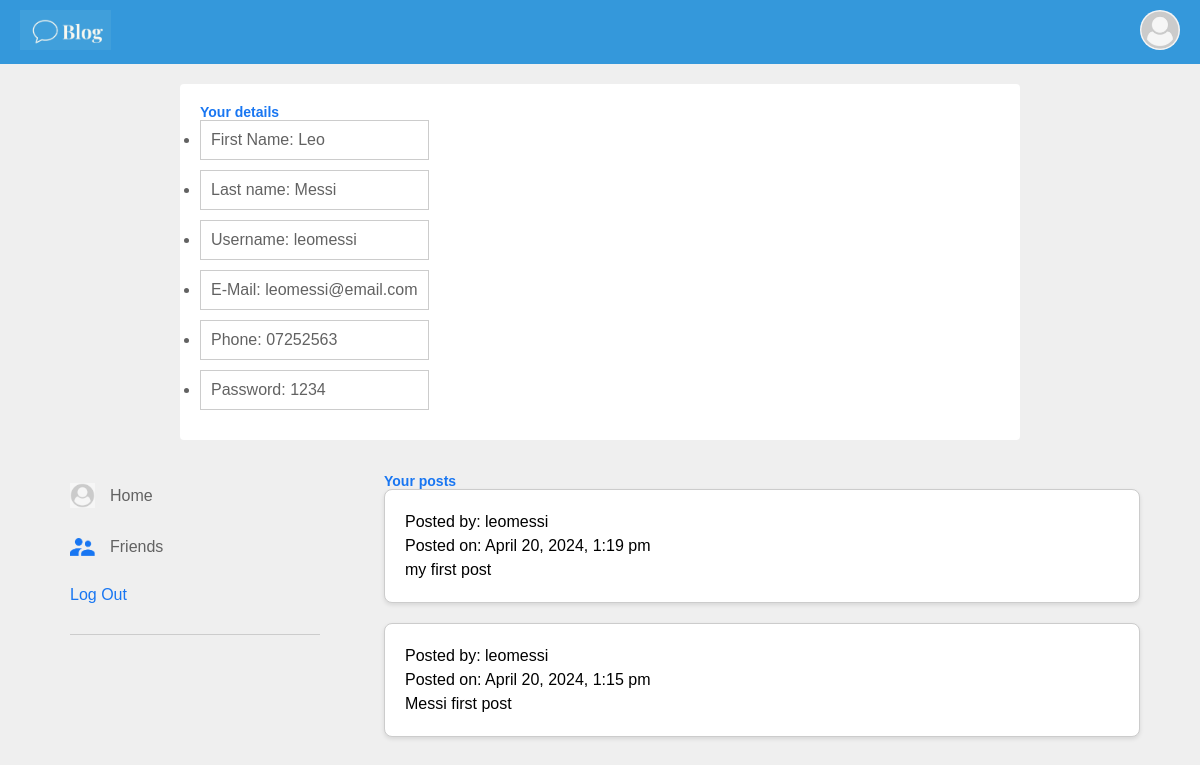
The app's page /account.php (signed in) with its own data.
### tables this page shows
CREATE TABLE "Post" (
	"member_ID"	INTEGER,
	"post_ID"	INTEGER,
	"admin_ID"	INTEGER,
	"image_text"	TEXT,
	"post_text"	TEXT,
	"post_date"	TEXT,
	PRIMARY KEY("post_ID"),
	FOREIGN KEY("admin_ID") REFERENCES "Admin"("admin_ID"),
	FOREIGN KEY("member_ID") REFERENCES "User"("ID")
);

CREATE TABLE "User" (
	"ID"	INTEGER NOT NULL,
	"member_username"	TEXT NOT NULL,
	"member_firstname"	TEXT NOT NULL,
	"member_lastname"	TEXT NOT NULL,
	"member_password"	TEXT NOT NULL,
	"member_email"	TEXT,
	"member_phone"	TEXT,
	PRIMARY KEY("ID" AUTOINCREMENT)
);

### phpfunctions/getusersposts.php (called while the page is built, shortened)
<?php
function getUserPosts($userID, $dbPath)
{
    $userPosts = [];
    $db = new SQLite3($dbPath);
    $query = "
        SELECT p.post_text, p.post_date, u.member_username
        FROM Post p
        JOIN User u ON p.member_ID = u.ID
        WHERE p.member_ID = :userID
        ORDER BY p.post_date DESC
    ";
    $stmt = $db->prepare($query);
    $stmt->bindValue(':userID', $userID, SQLITE3_INTEGER);
    $result = $stmt->execute();
    if ($result) {
        while ($row = $result->fetchArray(SQLITE3_ASSOC)) {
            $userPosts[] = [
                'post_text' => $row['post_text'],
                'post_date' => $row['post_date'],
                'username' => $row['member_username']
            ];
        }
    }
    return $userPosts;
}
?>

### account.php (the view, shortened to what this page needs)
<?php
include "phpfunctions/getusersposts.php";
$userID = $_SESSION['user_id'];
$dbPath = "StudentModule.db";
$userPosts = getUserPosts($userID, $dbPath);
?>
<!DOCTYPE html>
<html>
<head>
    <link rel="stylesheet" href="css/style.css">
</head>
<body>
   <?php include 'navbar.php'; ?>
    <div class="profile-container">
        <div class="profile-details">
            <div class="pd-left">
                <div class="pd-row">
                    <div>
                        <h2>Your details</h2>
                        <ul>
                <li>First Name: <?php echo $_SESSION['first_name']; ?></li>
                 <li>Last name: <?php echo $_SESSION['last_name']; ?></li>
                 <li>Username: <?php echo $_SESSION['username']; ?></li>
                 <li>E-Mail: <?php echo $_SESSION['email']; ?></li>
                  <li>Phone: <?php echo $_SESSION['phone']; ?></li>
                   <li>Password: <?php echo $_SESSION['password']; ?></li>
</ul>
                    </div>
                </div>
            </div>
        </div>
    </div>
<div class="container">
        <div class="left-sidebar">
            <div class="imp-links">
                 <a href="try2.php"><img src="images/User-image.png"> Home</a>
                 <a href="friends.php"><img src="images/friends.png"> Friends</a>
                 <a href="phpfunctions/logout.php"> Log Out</a>
            </div>
        </div>
        <div class="main-content">
            <h2>Your posts</h2>
<?php
if (!empty($userPosts)) {
    echo '<div class="post-container">';
    foreach ($userPosts as $post) {
        echo "<div class='post'>";
        echo "<p>Posted by: " . $post['username'] . "</p>";
        echo "<p>Posted on: " . date("F j, Y, g:i a", strtotime($post['post_date'])) . "</p>";
        echo "<p>" . nl2br(htmlspecialchars($post['post_text'])) . "</p>";
        echo "</div>";
    }
} else {
    echo "<p>No posts found.</p>";
}
?>
</div>
</body>
</html>

### css/style.css (style rules this page uses)
* { margin: 0; padding: 0; box-sizing: border-box; font-family: 'poppins', sans-serif; }
:root { --body-color: #efefef; --nav-color: #1876f2; --bg-color: #fff; --primary-color: #edf2fc; --secondary-color: #212121; }
body { background: var(--body-color); transition: background 0.3s; }
.container { padding: 13px 5%; display: flex; justify-content: space-between; }
.left-sidebar { flex-basis: 25%; position: sticky; top: 70px; align-self: flex-start; padding: 10px; }
.main-content { flex-basis: 70%; }
.imp-links a, .shortcut-links a { text-decoration: none; display: flex; align-items: center; margin-bottom: 30px; color: #626262; width: fit-content; }
.imp-links a img { width: 25px; margin-right: 15px; }
.imp-links a:last-child { color: #1876f2; }
.imp-links { border-bottom: 1px solid #ccc; }
.profile-container { padding: 20px 15%; color: #626262; }
.profile-details { background: var(--bg-color); padding: 20px; border-radius: 4px; display: flex; align-items: flex-start; justify-content: space-between; }
.pd-row { display: flex; align-items: flex-start; }
h2 { color: #1876f2; font-size: 14px; }
.post-container { display: flex; flex-direction: column; gap: 20px; }
.post { background-color: #fff; border: 1px solid #ccc; padding: 20px; border-radius: 8px; box-shadow: 0 2px 4px rgba(0, 0, 0, 0.1); }
.post p { margin: 0; line-height: 1.5; }
li { margin-bottom: 10px; border: 1px solid #ccc; padding: 10px; }

### css/navbarcss.css (style rules this page uses)
body { font-family: Arial, sans-serif; margin: 0; padding: 0; }

### records on screen
post: member_ID.member_username "leomessi", post_date "April 20, 2024, 1:19 pm", post_text "my first post"
post: member_ID.member_username "leomessi", post_date "April 20, 2024, 1:15 pm", post_text "Messi first post"

### other values on screen
$_SESSION['first_name'] "Leo"
$_SESSION['last_name'] "Messi"
$_SESSION['username'] "leomessi"
$_SESSION['email'] "leomessi@email.com"
$_SESSION['phone'] "07252563"
$_SESSION['password'] "1234"
